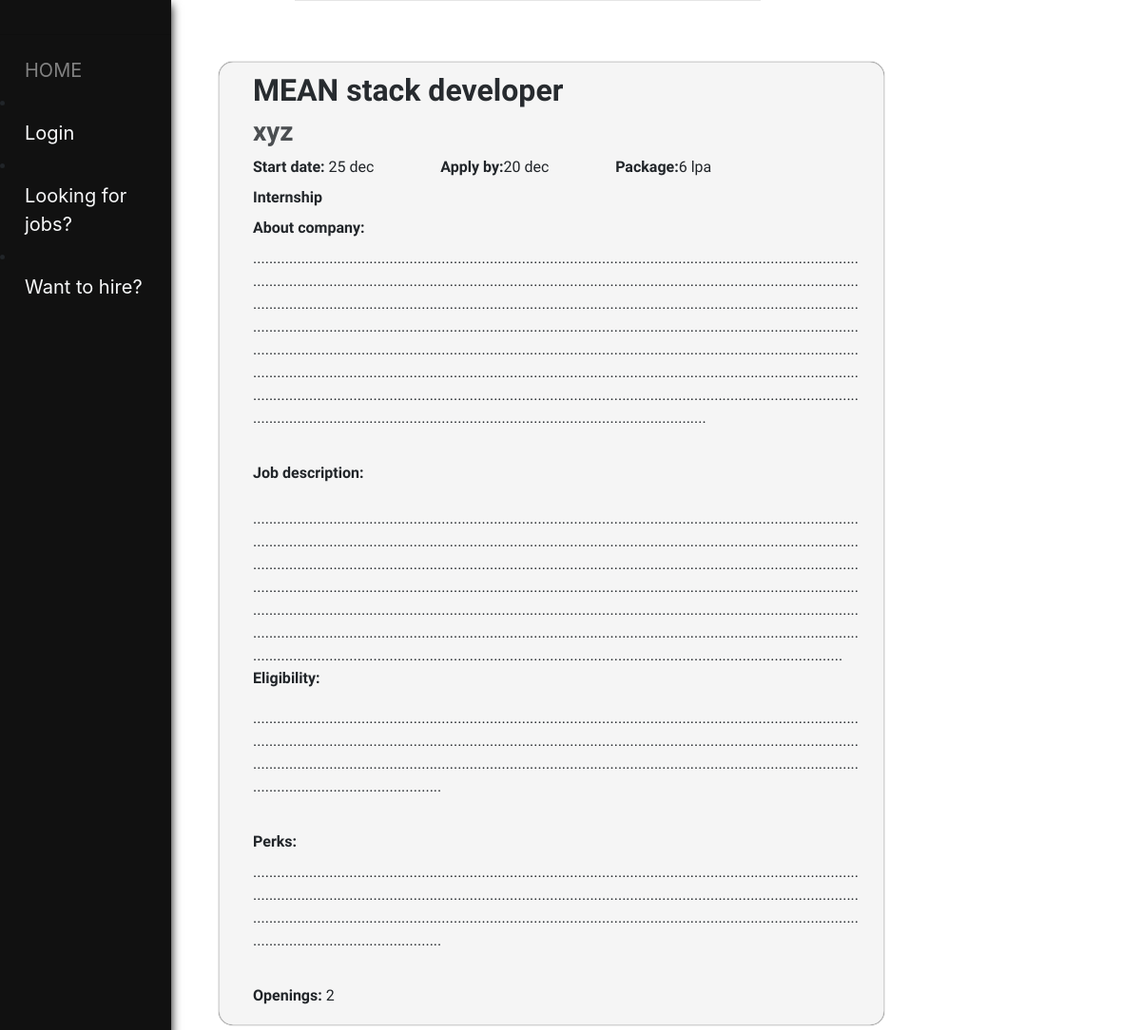
The page /applied_jobdeatils_view/1/ on the database as committed earlier.
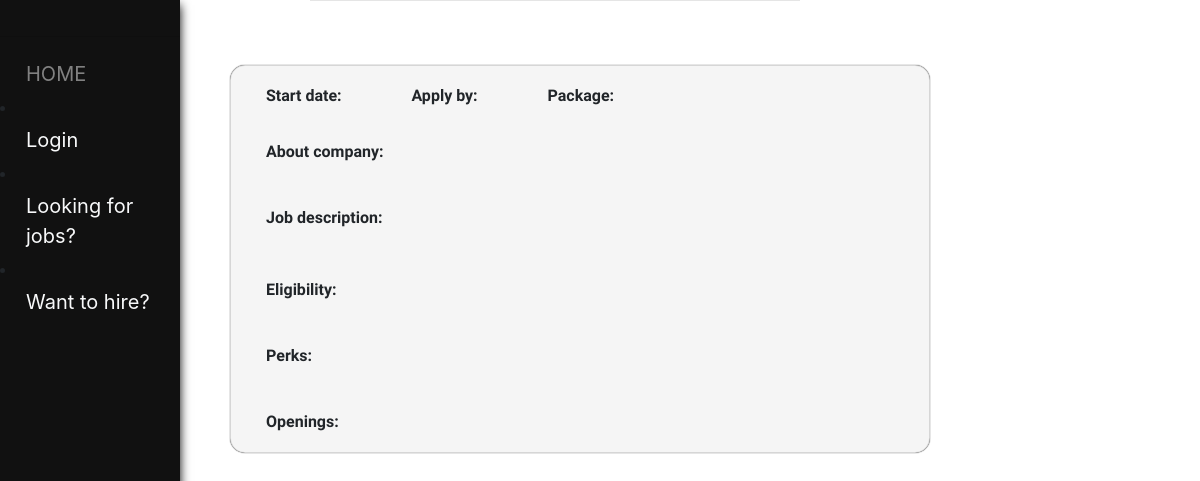
The same page on the database as committed later.
### home/models.py (models this page shows, shortened)
class Job(models.Model):
    jobType = (('','Choose job-type:'),
               ('Internship','Internship'),
               ('Part-Time','Part-Time'),
               ('Full-time','Full-time'),
    )
    position = models.CharField(max_length=200, null=False)
    company = models.CharField(max_length=200, null=False)
    start_date = models.CharField(max_length=200, null=False)
    job_type = models.CharField(max_length=50, null=False, choices=jobType)
    package = models.CharField(max_length=200, null=False)
    apply_by = models.CharField(max_length=200, null=False)
    location = models.CharField(max_length=200, null=True)
    about_company = models.TextField(max_length=1500, null=False)
    job_description = models.TextField(max_length=1500, null=False)
    eligibility = models.TextField(max_length=500, null=False)
    perks = models.TextField(max_length=500, null=False)
    openings = models.IntegerField( null=False)
    created_by = models.ForeignKey(User, on_delete=models.CASCADE)

### home/views.py (the view)
# urls.py: path('applied_jobdeatils_view/<int:pk>/', views.applied_jobdeatils_view, name='applied_jobdeatils_view'),
def applied_jobdeatils_view(request, pk):
    job = Job.objects.filter(pk=pk).first()
    return render(request, 'home/applied_job_detail.html', {'job':job})

### home/templates/home/applied_job_detail.html (shortened to what this page needs)
{% extends 'home/index.html' %}
{% load has_group %}
{% block content %}
    <div style="margin-bottom: 20px">
        <main class="mt-3 pt-4">
            <div class="container dark-grey-text">
                <div class="row wow fadeIn">
                    <div class="card mb-3" style="height: fit-content; border-radius:15px; width:700px; max-width:fixed;  background-color: #f5f5f5; box-shadow: 0px 0px 1px #000000; padding: 10px 10px 10px 10px">
                        <div class="col">
                            <div style="margin-left: 10px">
                                <h2 style="opacity:97%"><b>{{ job.position }}</b></h2>
                                <h3 style="opacity:80%"><b>{{ job.company }}</b></h3>
                                <label style="margin-right:50px"><b>Start date:</b> {{job.start_date}} &nbsp; &nbsp;</label>
                                <label style="margin-right:50px"><b>Apply by:</b>{{job.apply_by}} &nbsp; &nbsp;</label>
                                <label><b>Package:</b>{{job.package}} &nbsp; &nbsp;</label><br>
                                <label><b>{{job.job_type}}</b></label><br>
                                <label ><b>About company:</b></label>
                                <p style="margin-bottom:10px">{{job.about_company}}<p><br>
                                <label><b>Job description:</b></label>
                                <p style="margin-bottom:10px"> {{job.job_description}}<br>
                                <label><b>Eligibility:</b></label>
                                <p style="margin-bottom:10px">{{job.eligibility}}</p><br>
                                <label><b>Perks:</b></label>
                                <p style="margin-bottom:10px">{{job.perks}}</p><br>
                                <label><b>Openings:</b> {{job.openings}} </label><br>
                            </div>
                        </div>
                    </div>
                </div>
            </div>
        </main>
    </div>
{% endblock content %}

Rows that differ between the two databases and show on the page:
removed Job: position "MEAN stack developer", company "xyz", start_date "25 dec", apply_by "20 dec", package "6 lpa", job_type "Internship", about_company "............................................................................................................................................................................................................................................................................................................................................................................................................................................................................................................................................................................................................................................................................................................................…", job_description "............................................................................................................................................................................................................................................................................................................................................................................................................................................................................................................................................................................................................................................................................................................................…", eligibility "....................................................................................................................................................................................................................................................................................................................................................................................................................................................................................................................", perks "....................................................................................................................................................................................................................................................................................................................................................................................................................................................................................................................", openings "2"
